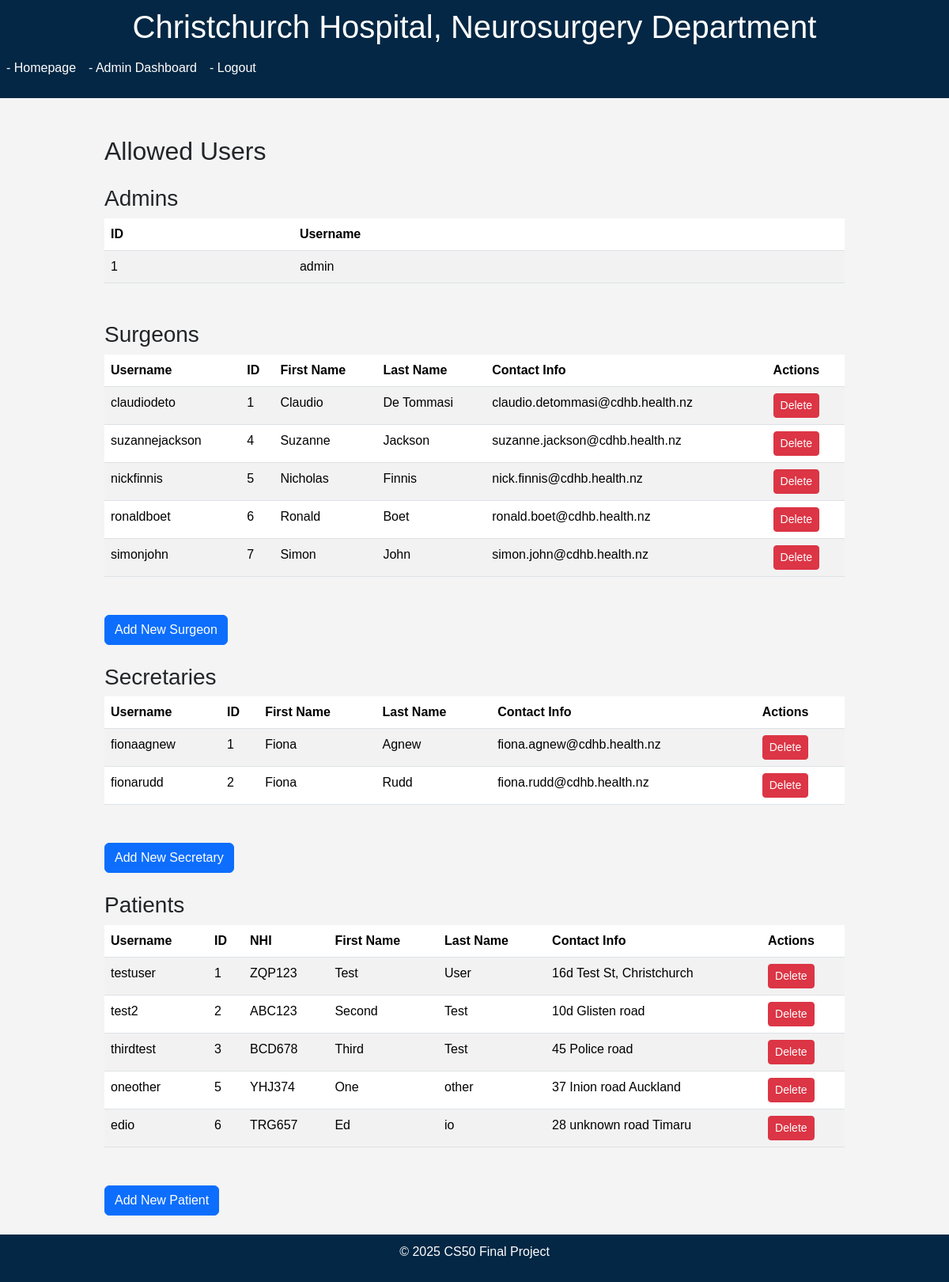
The app's page /allowed_users (signed in) with its own data.
### models.py (models this page shows)
class Admin(db.Model):
    id = db.Column(db.Integer, primary_key=True)
    username = db.Column(db.String(50), unique=True, nullable=False)
    password_hash = db.Column(db.String(255), nullable=False)

class Surgeon(db.Model):
    id = db.Column(db.Integer, primary_key=True)
    username = db.Column(db.String(50), unique=True, nullable=True)
    password_hash = db.Column(db.String(255), nullable=True)
    first_name = db.Column(db.String(100), nullable=False)
    last_name = db.Column(db.String(100), nullable=False)
    surgeon_code = db.Column(db.String(20), unique=True, nullable=True)
    gender = db.Column(db.String(1))
    date_of_birth = db.Column(db.Date)
    contact_info = db.Column(db.String(100))
    specialty = db.Column(db.String(100))
    needs_password = db.Column(db.Boolean, default=True)

class Secretary(db.Model):
    id = db.Column(db.Integer, primary_key=True)
    username = db.Column(db.String(64), unique=True, nullable=False)
    password_hash = db.Column(db.String(128), nullable=False)
    first_name = db.Column(db.String(100), nullable=False)
    last_name = db.Column(db.String(100), nullable=False)
    gender = db.Column(db.String(1))
    date_of_birth = db.Column(db.Date)
    contact_info = db.Column(db.String(100))
    needs_password = db.Column(db.Boolean, default=True)

class Patient(db.Model):
    id = db.Column(db.Integer, primary_key=True)
    NHI = db.Column(db.String(6), unique=True, nullable=False)
    username = db.Column(db.String(50), unique=True, nullable=True)
    password_hash = db.Column(db.String(255), nullable=True)
    last_name = db.Column(db.String(100), nullable=False)
    first_name = db.Column(db.String(100), nullable=False)
    gender = db.Column(db.String(1))
    date_of_birth = db.Column(db.Date, nullable=False)
    contact_info = db.Column(db.String(100), nullable=False)
    emergency_contact_name = db.Column(db.String(100))
    emergency_contact_phone = db.Column(db.String(15))
    medical_history = db.Column(db.Text)
    needs_password = db.Column(db.Boolean, default=True)

### app.py (the view)
@app.route("/allowed_users")
@admin_required
def allowed_users():
    admins = Admin.query.all()
    surgeons = Surgeon.query.all()
    secretaries = Secretary.query.all()
    patients = Patient.query.filter(Patient.username.isnot(None)).all()
    return render_template("allowed_users.html", admins=admins, surgeons=surgeons, secretaries=secretaries ,patients=patients)

### helpers.py (called while the page is built)
def admin_required(f):
    @wraps(f)
    def decorated_function(*args, **kwargs):
        if not session.get("is_admin"):
            return redirect("/admin_login")
        return f(*args, **kwargs)
    return decorated_function

### templates/allowed_users.html (shortened to what this page needs)
{% extends "layout.html" %}
{% block content %}
<div class="container mt-5">
    <h2 class="mb-4">Allowed Users</h2>
    <h3>Admins</h3>
    <table class="table table-striped mb-5">
        <thead>
            <tr>
                <th>ID</th>
                <th>Username</th>
            </tr>
        </thead>
        <tbody>
            {% for admin in admins %}
            <tr>
                <td>{{ admin.id }}</td>
                <td>{{ admin.username }}</td>
            </tr>
            {% endfor %}
        </tbody>
    </table>
    <h3>Surgeons</h3>
    <table class="table table-striped mb-5">
        <thead>
            <tr>
                <th>Username</th>
                <th>ID</th>
                <th>First Name</th>
                <th>Last Name</th>
                <th>Contact Info</th>
                <th>Actions</th>
            </tr>
        </thead>
        <tbody>
            {% for surgeon in surgeons %}
            <tr>
                <td>{{ surgeon.username }}</td>
                <td>{{ surgeon.id }}</td>
                <td>{{ surgeon.first_name }}</td>
                <td>{{ surgeon.last_name }}</td>
                <td>{{ surgeon.contact_info }}</td>
                <td>
                    <form action="/delete_surgeon/{{ surgeon.id }}" method="post" style="display:inline">
                      <button type="submit" class="btn btn-danger btn-sm" onclick="return confirm('Delete surgeon?')">Delete</button>
                    </form>
                </td>
            </tr>
            {% endfor %}
        </tbody>
    </table>
    <a href="{{ url_for('add_surgeon') }}" class="btn btn-primary mb-4">Add New Surgeon</a>
    <h3>Secretaries</h3>
    <table class="table table-striped mb-5">
        <thead>
            <tr>
                <th>Username</th>
                <th>ID</th>
                <th>First Name</th>
                <th>Last Name</th>
                <th>Contact Info</th>
                <th>Actions</th>
            </tr>
        </thead>
        <tbody>
            {% for secretary in secretaries %}
            <tr>
                <td>{{ secretary.username }}</td>
                <td>{{ secretary.id }}</td>
                <td>{{ secretary.first_name }}</td>
                <td>{{ secretary.last_name }}</td>
                <td>{{ secretary.contact_info }}</td>
                <td>
                    <form action="/delete_secretary/{{ secretary.id }}" method="post" style="display:inline">
                      <button type="submit" class="btn btn-danger btn-sm" onclick="return confirm('Delete secretary?')">Delete</button>
                    </form>
                </td>
            </tr>
            {% endfor %}
        </tbody>
    </table>
    <a href="{{ url_for('add_secretary') }}" class="btn btn-primary mb-4">Add New Secretary</a>
    <h3>Patients</h3>
    <table class="table table-striped mb-5">
        <thead>
            <tr>
                <th>Username</th>
                <th>ID</th>
                <th>NHI</th>
                <th>First Name</th>
                <th>Last Name</th>
                <th>Contact Info</th>
                <th>Actions</th>
            </tr>
        </thead>
        <tbody>
            {% for patient in patients %}
            <tr>
                <td>{{ patient.username }}</td>
                <td>{{ patient.id }}</td>
                <td>{{ patient.NHI }}</td>
                <td>{{ patient.first_name }}</td>
                <td>{{ patient.last_name }}</td>
                <td>{{ patient.contact_info }}</td>
                <td>
                    <form action="/delete_patient/{{ patient.id }}" method="post" style="display:inline">
                    <button type="submit" class="btn btn-danger btn-sm" onclick="return confirm('Delete patient?')">Delete</button>
                    </form>
                </td>
            </tr>
            {% endfor %}
        </tbody>
    </table>
    <a href="{{ url_for('enter_new_patient_records') }}" class="btn btn-primary mb-4">Add New Patient</a>
</div>
{% endblock %}

### static/style.css (style rules this page uses)
body { font-family: Arial, sans-serif; margin: 0; padding: 0; background-color: #f4f4f4; }
.container { width: 80%; margin: auto; overflow: hidden; }
a { color: #f2f4f6; text-decoration: none; }

### records on screen
Admin: id "1", username "admin"
Surgeon: username "claudiodeto", id "1", first_name "Claudio", last_name "De Tommasi", contact_info "claudio.detommasi@cdhb.health.nz"
Surgeon: username "suzannejackson", id "4", first_name "Suzanne", last_name "Jackson", contact_info "suzanne.jackson@cdhb.health.nz"
Surgeon: username "nickfinnis", id "5", first_name "Nicholas", last_name "Finnis", contact_info "nick.finnis@cdhb.health.nz"
Surgeon: username "ronaldboet", id "6", first_name "Ronald", last_name "Boet", contact_info "ronald.boet@cdhb.health.nz"
Surgeon: username "simonjohn", id "7", first_name "Simon", last_name "John", contact_info "simon.john@cdhb.health.nz"
Secretary: username "fionaagnew", id "1", first_name "Fiona", last_name "Agnew", contact_info "fiona.agnew@cdhb.health.nz"
Secretary: username "fionarudd", id "2", first_name "Fiona", last_name "Rudd", contact_info "fiona.rudd@cdhb.health.nz"
Patient: username "testuser", id "1", NHI "ZQP123", first_name "Test", last_name "User", contact_info "16d Test St, Christchurch"
Patient: username "test2", id "2", NHI "ABC123", first_name "Second", last_name "Test", contact_info "10d Glisten road"
Patient: username "thirdtest", id "3", NHI "BCD678", first_name "Third", last_name "Test", contact_info "45 Police road"
Patient: username "oneother", id "5", NHI "YHJ374", first_name "One", last_name "other", contact_info "37 Inion road Auckland"
Patient: username "edio", id "6", NHI "TRG657", first_name "Ed", last_name "io", contact_info "28 unknown road Timaru"
